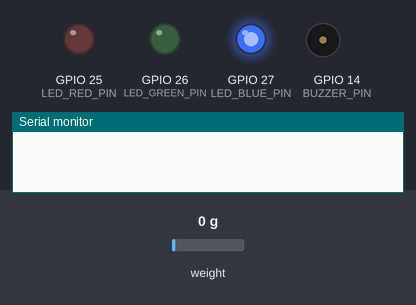
Simulated run of this sketch. Board: ESP32. Parts: output pins drawn as LEDs (lit = HIGH), buzzer (waves = sounding, pin HIGH), the last lines printed to the serial monitor. Inputs (shaded band) come from the test bench; at power-on: weight on the scale 0 g. WiFi joins after 1.5 s; servers stay silent unless stated; uploads are accepted with an empty reply; the local clock reads 2024-03-15 10:24:30 at power-on unless the sketch sets it; random numbers use the default seed unless the sketch sets one; not simulated (calls return 0 or success): secrets.example.h.

Above: at 0.1 s.
At 1.6 s:
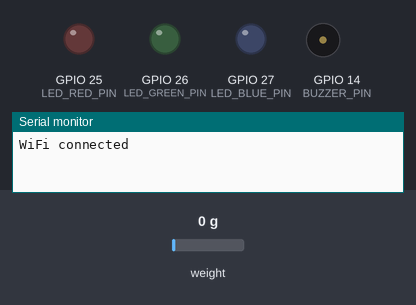
Timing chart, 0 to 3.1 s (numbered marks = the images above):
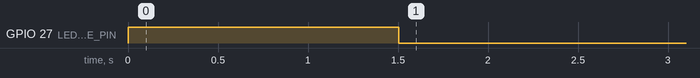

The sketch:

scale.ino
```cpp
#include <Arduino.h>
#include <ArduinoJson.h>
#include <HTTPClient.h>
#include <HX711.h>
#include <WiFi.h>
#include <WiFiClientSecure.h>
#include <esp_random.h>
#include <time.h>

#if __has_include("secrets.h")
#include "secrets.h"
#else
#include "secrets.example.h"
#endif

constexpr uint8_t HX711_DOUT_PIN = 32;
constexpr uint8_t HX711_SCK_PIN = 33;
constexpr uint8_t BUZZER_PIN = 14;
constexpr uint8_t LED_RED_PIN = 25;
constexpr uint8_t LED_GREEN_PIN = 26;
constexpr uint8_t LED_BLUE_PIN = 27;

constexpr uint32_t SAMPLE_EVERY_MS = 100;
constexpr uint32_t STABLE_FOR_MS = 1000;
constexpr long STABLE_SPAN_COUNTS = 800;
constexpr long CHANGE_COUNTS = 2000;
constexpr uint32_t HEARTBEAT_EVERY_MS = 5000;
constexpr uint32_t FLUSH_EVERY_MS = 1000;
constexpr uint32_t COMMANDS_EVERY_MS = 3000;
constexpr uint32_t MAX_BACKOFF_MS = 60000;
constexpr size_t QUEUE_CAPACITY = 64;
constexpr size_t BATCH_SIZE = 20;
constexpr size_t MEDIAN_WINDOW = 5;

HX711 scale;

String queue[QUEUE_CAPACITY];
size_t queueHead = 0;
size_t queueCount = 0;

long window[MEDIAN_WINDOW];
size_t windowCount = 0;
size_t windowNext = 0;

long stableMin = 0;
long stableMax = 0;
uint32_t stableSinceMs = 0;
bool stableReported = false;
long lastSentCounts = 0;
uint32_t lastSampleMs = 0;
uint32_t lastHeartbeatMs = 0;
uint32_t lastFlushMs = 0;
uint32_t lastCommandsMs = 0;
uint32_t backoffMs = FLUSH_EVERY_MS;

bool clockReady() {
  return time(nullptr) > 1704067200;
}

String isoNow() {
  time_t now = time(nullptr);
  struct tm utc;
  gmtime_r(&now, &utc);
  char buffer[25];
  strftime(buffer, sizeof(buffer), "%Y-%m-%dT%H:%M:%SZ", &utc);
  return String(buffer);
}

String uuidV4() {
  uint8_t bytes[16];
  for (int index = 0; index < 16; index += 4) {
    uint32_t random = esp_random();
    memcpy(bytes + index, &random, 4);
  }
  bytes[6] = (bytes[6] & 0x0F) | 0x40;
  bytes[8] = (bytes[8] & 0x3F) | 0x80;
  char text[37];
  snprintf(
      text,
      sizeof(text),
      "%02x%02x%02x%02x-%02x%02x-%02x%02x-%02x%02x-%02x%02x%02x%02x%02x%02x",
      bytes[0], bytes[1], bytes[2], bytes[3], bytes[4], bytes[5], bytes[6], bytes[7],
      bytes[8], bytes[9], bytes[10], bytes[11], bytes[12], bytes[13], bytes[14], bytes[15]);
  return String(text);
}

void enqueue(const String& envelope) {
  if (queueCount == QUEUE_CAPACITY) {
    queueHead = (queueHead + 1) % QUEUE_CAPACITY;
    queueCount--;
  }
  queue[(queueHead + queueCount) % QUEUE_CAPACITY] = envelope;
  queueCount++;
}

void enqueueRawWeight(long counts, bool stable) {
  JsonDocument event;
  event["eventId"] = uuidV4();
  event["device"] = WiFi.macAddress();
  event["type"] = "RAW_WEIGHT";
  event["raw"] = counts;
  event["stable"] = stable;
  event["at"] = isoNow();
  String json;
  serializeJson(event, json);
  enqueue(json);
  lastSentCounts = counts;
  lastHeartbeatMs = millis();
}

long median() {
  long sorted[MEDIAN_WINDOW];
  memcpy(sorted, window, sizeof(long) * windowCount);
  for (size_t index = 1; index < windowCount; index++) {
    long value = sorted[index];
    size_t position = index;
    while (position > 0 && sorted[position - 1] > value) {
      sorted[position] = sorted[position - 1];
      position--;
    }
    sorted[position] = value;
  }
  return sorted[windowCount / 2];
}

void sample(uint32_t now) {
  if (!scale.is_ready()) {
    return;
  }
  window[windowNext] = scale.read();
  windowNext = (windowNext + 1) % MEDIAN_WINDOW;
  if (windowCount < MEDIAN_WINDOW) {
    windowCount++;
  }
  long counts = median();
  if (counts < stableMin || counts > stableMax) {
    stableMin = min(stableMin, counts);
    stableMax = max(stableMax, counts);
    if (stableMax - stableMin > STABLE_SPAN_COUNTS) {
      stableMin = counts;
      stableMax = counts;
      stableSinceMs = now;
      stableReported = false;
    }
  }
  bool stable = now - stableSinceMs >= STABLE_FOR_MS;
  if (!clockReady()) {
    return;
  }
  if (stable && !stableReported && labs(counts - lastSentCounts) >= CHANGE_COUNTS) {
    enqueueRawWeight(counts, true);
    stableReported = true;
  } else if (now - lastHeartbeatMs >= HEARTBEAT_EVERY_MS) {
    enqueueRawWeight(counts, stable);
  }
}

bool beginRequest(HTTPClient& http, WiFiClient& plain, WiFiClientSecure& secure, const String& path) {
  String url = String(API_BASE_URL) + path;
  if (url.startsWith("https://")) {
    if (strlen(ROOT_CA) == 0) {
      Serial.println("HTTPS needs ROOT_CA in secrets.h");
      return false;
    }
    secure.setCACert(ROOT_CA);
    return http.begin(secure, url);
  }
  return http.begin(plain, url);
}

void flushQueue() {
  if (queueCount == 0 || WiFi.status() != WL_CONNECTED) {
    return;
  }
  size_t batch = min(queueCount, BATCH_SIZE);
  String body = "[";
  for (size_t index = 0; index < batch; index++) {
    if (index > 0) {
      body += ",";
    }
    body += queue[(queueHead + index) % QUEUE_CAPACITY];
  }
  body += "]";
  WiFiClient plain;
  WiFiClientSecure secure;
  HTTPClient http;
  if (!beginRequest(http, plain, secure, "/api/v1/device/events")) {
    return;
  }
  http.addHeader("Content-Type", "application/json");
  http.addHeader("X-Device-Key", DEVICE_KEY);
  int status = http.POST(body);
  http.end();
  if (status == 200 || status == 202 || status == 400) {
    queueHead = (queueHead + batch) % QUEUE_CAPACITY;
    queueCount -= batch;
    backoffMs = FLUSH_EVERY_MS;
  } else {
    backoffMs = min(backoffMs * 2, MAX_BACKOFF_MS);
    Serial.printf("Upload failed with %d, retrying in %lu ms\n", status, (unsigned long) backoffMs);
  }
}

void setLed(bool red, bool green, bool blue) {
  digitalWrite(LED_RED_PIN, red ? HIGH : LOW);
  digitalWrite(LED_GREEN_PIN, green ? HIGH : LOW);
  digitalWrite(LED_BLUE_PIN, blue ? HIGH : LOW);
}

void play(const char* pattern) {
  if (strcmp(pattern, "WEIGHT_CONFIRMED_BLINK") == 0) {
    setLed(false, true, false);
    digitalWrite(BUZZER_PIN, HIGH);
    delay(80);
    digitalWrite(BUZZER_PIN, LOW);
    delay(320);
  } else if (strcmp(pattern, "DOOR_OPEN_BEEP") == 0) {
    setLed(true, false, false);
    delay(400);
  } else if (strcmp(pattern, "COLD_CHAIN_ALARM") == 0) {
    setLed(true, false, true);
    delay(400);
  } else if (strcmp(pattern, "TIMER_DONE_BEEP") == 0) {
    setLed(false, false, true);
    for (int beep = 0; beep < 3; beep++) {
      digitalWrite(BUZZER_PIN, HIGH);
      delay(150);
      digitalWrite(BUZZER_PIN, LOW);
      delay(150);
    }
  }
  setLed(false, false, false);
}

void pollCommands() {
  if (WiFi.status() != WL_CONNECTED) {
    return;
  }
  WiFiClient plain;
  WiFiClientSecure secure;
  HTTPClient http;
  if (!beginRequest(http, plain, secure, "/api/v1/device/commands")) {
    return;
  }
  http.addHeader("X-Device-Key", DEVICE_KEY);
  if (http.GET() == 200) {
    JsonDocument commands;
    if (deserializeJson(commands, http.getString()) == DeserializationError::Ok) {
      for (JsonVariant command : commands.as<JsonArray>()) {
        play(command.as<const char*>());
      }
    }
  }
  http.end();
}

void connectWifi() {
  WiFi.mode(WIFI_STA);
  WiFi.begin(WIFI_SSID, WIFI_PASSWORD);
  uint32_t started = millis();
  while (WiFi.status() != WL_CONNECTED && millis() - started < 20000) {
    delay(250);
  }
  Serial.println(WiFi.status() == WL_CONNECTED ? "WiFi connected" : "WiFi not yet connected");
}

void setup() {
  Serial.begin(115200);
  pinMode(BUZZER_PIN, OUTPUT);
  pinMode(LED_RED_PIN, OUTPUT);
  pinMode(LED_GREEN_PIN, OUTPUT);
  pinMode(LED_BLUE_PIN, OUTPUT);
  setLed(false, false, true);
  scale.begin(HX711_DOUT_PIN, HX711_SCK_PIN);
  connectWifi();
  configTime(0, 0, "pool.ntp.org", "time.google.com");
  stableSinceMs = millis();
  setLed(false, false, false);
}

void loop() {
  uint32_t now = millis();
  if (WiFi.status() != WL_CONNECTED) {
    WiFi.reconnect();
  }
  if (now - lastSampleMs >= SAMPLE_EVERY_MS) {
    lastSampleMs = now;
    sample(now);
  }
  if (now - lastFlushMs >= backoffMs) {
    lastFlushMs = now;
    flushQueue();
  }
  if (now - lastCommandsMs >= COMMANDS_EVERY_MS) {
    lastCommandsMs = now;
    pollCommands();
  }
  delay(5);
}
```

secrets.example.h
```cpp
#pragma once

#define WIFI_SSID "your-wifi"
#define WIFI_PASSWORD "your-password"
#define API_BASE_URL "http://192.168.1.50:8080"
#define DEVICE_KEY "hpc_dev_replace_with_the_key_shown_once"
#define ROOT_CA ""
```
